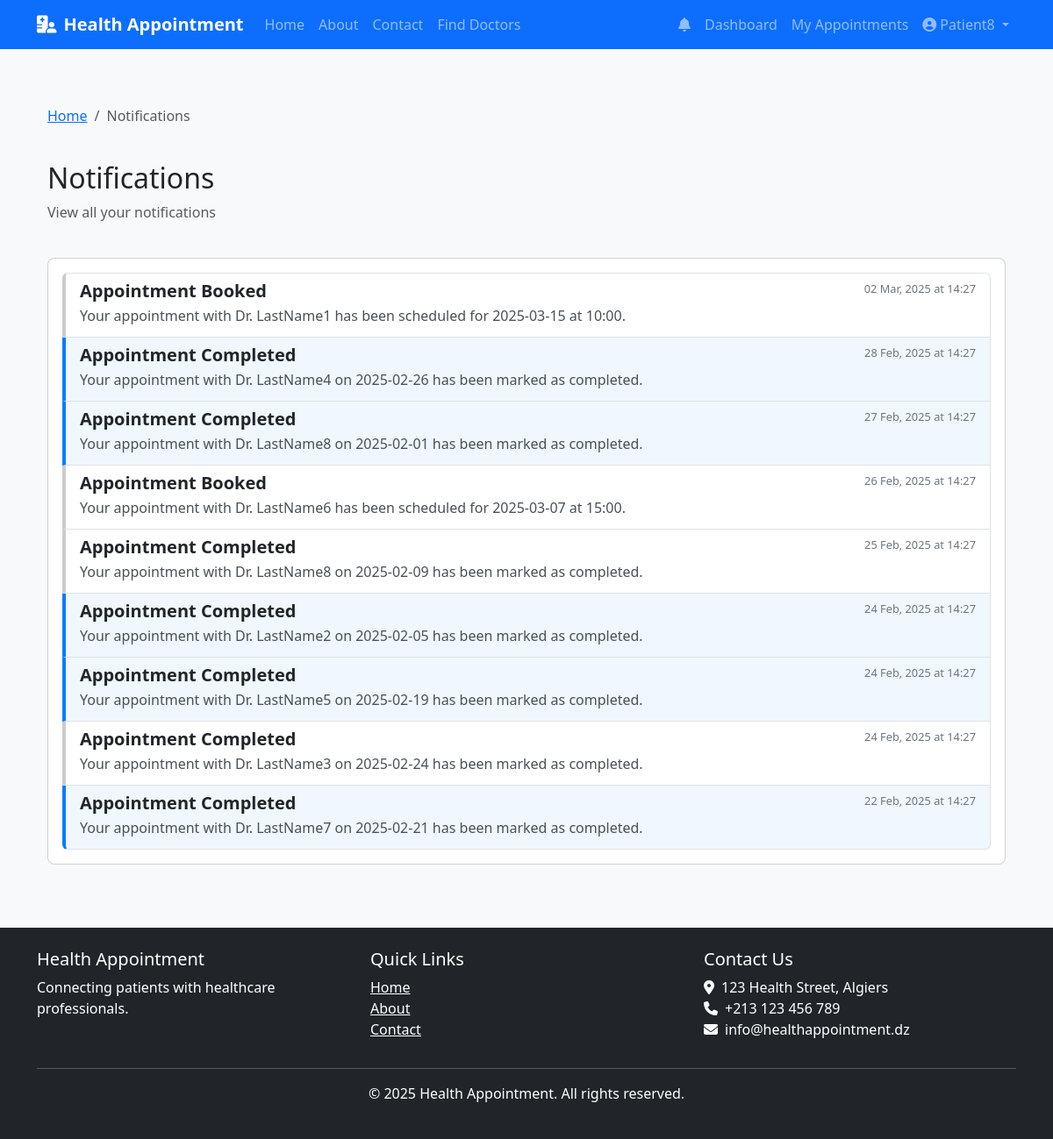
Screenshot of /notifications (signed in) with the database file from the repository.
### models.py (models this page shows, shortened)
class User(db.Model, UserMixin):
    __tablename__ = 'users'
    id = db.Column(db.Integer, primary_key=True)
    email = db.Column(db.String(120), unique=True, nullable=False)
    phone = db.Column(db.String(20), unique=True, nullable=False)
    password_hash = db.Column(db.String(128), nullable=False)
    first_name = db.Column(db.String(50), nullable=False)
    last_name = db.Column(db.String(50), nullable=False)
    user_type = db.Column(db.Enum(UserType), nullable=False)
    is_active = db.Column(db.Boolean, default=False)
    created_at = db.Column(db.DateTime, default=datetime.utcnow)
    updated_at = db.Column(db.DateTime, default=datetime.utcnow, onupdate=datetime.utcnow)
    phone_verified = db.Column(db.Boolean, default=False)
    phone_verification_code = db.Column(db.String(6))
    phone_verification_sent_at = db.Column(db.DateTime)
    email_verified = db.Column(db.Boolean, default=False)
    email_verification_token = db.Column(db.String(100))
    email_verification_sent_at = db.Column(db.DateTime)
    patient = db.relationship('Patient', backref='user', uselist=False, cascade='all, delete-orphan')
    doctor = db.relationship('Doctor', backref='user', uselist=False, cascade='all, delete-orphan')
    notifications = db.relationship('Notification', backref='user', lazy=True, cascade='all, delete-orphan')

class Notification(db.Model):
    __tablename__ = 'notifications'
    id = db.Column(db.Integer, primary_key=True)
    user_id = db.Column(db.Integer, db.ForeignKey('users.id'), nullable=False)
    title = db.Column(db.String(100), nullable=False)
    message = db.Column(db.Text, nullable=False)
    is_read = db.Column(db.Boolean, default=False)
    created_at = db.Column(db.DateTime, default=datetime.utcnow)

### routes.py (the view)
@main.route('/notifications')
@login_required
def notifications():
    user_notifications = Notification.query.filter_by(user_id=current_user.id).order_by(Notification.created_at.desc()).all()
    for notification in user_notifications:
        if not notification.is_read:
            notification.is_read = True
    db.session.commit()
    return render_template('main/notifications.html', notifications=user_notifications)

### app.py (called while the page is built)
@login_manager.user_loader
def load_user(user_id):
    return User.query.get(int(user_id))

def create_app():
    app = Flask(__name__)
    app.config.from_object(get_config())
    app.config['SESSION_COOKIE_NAME'] = f'session_{uuid.uuid4().hex[:8]}'
    os.makedirs(app.config['UPLOAD_FOLDER'], exist_ok=True)
    db.init_app(app)
    login_manager.init_app(app)
    login_manager.login_view = 'auth.login'
    login_manager.login_message_category = 'info'
    mail.init_app(app)
    bcrypt.init_app(app)
    app.register_blueprint(main)
    app.register_blueprint(auth, url_prefix='/auth')
    app.register_blueprint(patient, url_prefix='/patient')
    app.register_blueprint(doctor, url_prefix='/doctor')
    app.register_blueprint(admin, url_prefix='/admin')
    app.register_blueprint(admin_panel)
    @app.context_processor
    def inject_now():
        return {'now': datetime.datetime.now()}
    return app

### templates/main/notifications.html (shortened to what this page needs)
{% extends 'base.html' %}
{% block content %}
<div class="container mt-4">
    <div class="row mb-4">
        <div class="col-md-12">
            <nav aria-label="breadcrumb">
                <ol class="breadcrumb">
                    <li class="breadcrumb-item"><a href="{{ url_for('main.index') }}">Home</a></li>
                    <li class="breadcrumb-item active">Notifications</li>
                </ol>
            </nav>
        </div>
    </div>
    <div class="row mb-4">
        <div class="col-md-12">
            <h2>Notifications</h2>
            <p class="text-muted">View all your notifications</p>
        </div>
    </div>
    <div class="row">
        <div class="col-md-12">
            <div class="card">
                <div class="card-body">
                    {% if notifications %}
                        <div class="list-group">
                            {% for notification in notifications %}
                                <div class="list-group-item notification-item {% if not notification.is_read %}unread{% endif %}">
                                    <div class="d-flex w-100 justify-content-between">
                                        <h5 class="notification-title">{{ notification.title }}</h5>
                                        <small class="notification-time">
                                            {{ notification.created_at.strftime('%d %b, %Y at %H:%M') }}
                                        </small>
                                    </div>
                                    <p class="notification-content mb-1">{{ notification.message }}</p>
                                </div>
                            {% endfor %}
                        </div>
                    {% else %}
                        <div class="empty-state">
                            <i class="far fa-bell"></i>
                            <h4>No Notifications</h4>
                            <p class="text-muted">You don't have any notifications at the moment.</p>
                        </div>
                    {% endif %}
                </div>
            </div>
        </div>
    </div>
</div>
{% endblock %}

### templates/base.html (shortened to what this page needs)
<!DOCTYPE html>
<html lang="en">
<head>
    <link href="https://cdn.jsdelivr.net/npm/bootstrap@5.3.0/dist/css/bootstrap.min.css" rel="stylesheet">
    <link rel="stylesheet" href="https://cdnjs.cloudflare.com/ajax/libs/font-awesome/6.4.0/css/all.min.css">
    <link rel="stylesheet" href="{{ url_for('static', filename='css/style.css') }}">
</head>
<body>
    <nav class="navbar navbar-expand-lg navbar-dark bg-primary">
        <div class="container">
            <a class="navbar-brand" href="{{ url_for('main.index') }}">
                <i class="fas fa-hospital-user me-2"></i>Health Appointment
            </a>
            <div class="collapse navbar-collapse" id="navbarNav">
                <ul class="navbar-nav me-auto">
                    <li class="nav-item">
                        <a class="nav-link" href="{{ url_for('main.index') }}">Home</a>
                    </li>
                    <li class="nav-item">
                        <a class="nav-link" href="{{ url_for('main.about') }}">About</a>
                    </li>
                    <li class="nav-item">
                        <a class="nav-link" href="{{ url_for('main.contact') }}">Contact</a>
                    </li>
                    {% if current_user.is_authenticated %}
                    <li class="nav-item">
                        <a class="nav-link" href="{{ url_for('main.find_doctors') }}">Find Doctors</a>
                    </li>
                    {% endif %}
                </ul>
                <ul class="navbar-nav">
                    {% if current_user.is_authenticated %}
                        <li class="nav-item">
                            <a class="nav-link position-relative" href="{{ url_for('main.notifications') }}">
                                <i class="fas fa-bell"></i>
                            </a>
                        </li>
                        {% if current_user.user_type.value == 'patient' %}
                            <li class="nav-item">
                                <a class="nav-link" href="{{ url_for('patient.dashboard') }}">Dashboard</a>
                            </li>
                            <li class="nav-item">
                                <a class="nav-link" href="{{ url_for('patient.appointments') }}">My Appointments</a>
                            </li>
                        {% endif %}
                        <li class="nav-item dropdown">
                            <a class="nav-link dropdown-toggle" href="#" id="userDropdown" role="button" data-bs-toggle="dropdown">
                                <i class="fas fa-user-circle me-1"></i>{{ current_user.first_name }}
                            </a>
                        </li>
                    {% endif %}
                </ul>
            </div>
        </div>
    </nav>
    <main class="container py-4">
        {% block content %}{% endblock %}
    </main>
    <footer class="bg-dark text-white py-4 mt-5">
        <div class="container">
            <div class="row">
                <div class="col-md-4">
                    <h5>Health Appointment</h5>
                    <p>Connecting patients with healthcare professionals.</p>
                </div>
                <div class="col-md-4">
                    <h5>Quick Links</h5>
                    <ul class="list-unstyled">
                        <li><a href="{{ url_for('main.index') }}" class="text-white">Home</a></li>
                        <li><a href="{{ url_for('main.about') }}" class="text-white">About</a></li>
                        <li><a href="{{ url_for('main.contact') }}" class="text-white">Contact</a></li>
                    </ul>
                </div>
                <div class="col-md-4">
                    <h5>Contact Us</h5>
                    <address>
                        <i class="fas fa-map-marker-alt me-2"></i>123 Health Street, Algiers<br>
                        <i class="fas fa-phone me-2"></i>+213 123 456 789<br>
                        <i class="fas fa-envelope me-2"></i>info@healthappointment.dz
                    </address>
                </div>
            </div>
            <hr>
            <div class="text-center">
                <p>&copy; {{ now.year }} Health Appointment. All rights reserved.</p>
            </div>
        </div>
    </footer>
</body>
</html>

### static/css/style.css (style rules this page uses)
body { font-family: 'Segoe UI', Tahoma, Geneva, Verdana, sans-serif; background-color: #f8f9fa; }
.navbar-brand { font-weight: bold; }
.card { border-radius: 0.5rem; transition: transform 0.3s; }
footer { margin-top: 3rem; }

### templates/main/notifications.html (style rules this page uses)
.notification-item { border-left: 4px solid #ccc; transition: all 0.3s; }
.notification-item.unread { border-left-color: #007bff; background-color: #f0f7ff; }
.notification-time { font-size: 0.8rem; color: #6c757d; }
.notification-title { font-weight: 600; margin-bottom: 0.25rem; }
.notification-content { color: #495057; }

### rows the page displays
User: first_name "Patient8"
Notification: title "Appointment Booked", created_at "02 Mar, 2025 at 14:27", message "Your appointment with Dr. LastName1 has been scheduled for 2025-03-15 at 10:00."
Notification: title "Appointment Completed", created_at "28 Feb, 2025 at 14:27", message "Your appointment with Dr. LastName4 on 2025-02-26 has been marked as completed."
Notification: title "Appointment Completed", created_at "27 Feb, 2025 at 14:27", message "Your appointment with Dr. LastName8 on 2025-02-01 has been marked as completed."
Notification: title "Appointment Booked", created_at "26 Feb, 2025 at 14:27", message "Your appointment with Dr. LastName6 has been scheduled for 2025-03-07 at 15:00."
Notification: title "Appointment Completed", created_at "25 Feb, 2025 at 14:27", message "Your appointment with Dr. LastName8 on 2025-02-09 has been marked as completed."
Notification: title "Appointment Completed", created_at "24 Feb, 2025 at 14:27", message "Your appointment with Dr. LastName2 on 2025-02-05 has been marked as completed."
Notification: title "Appointment Completed", created_at "24 Feb, 2025 at 14:27", message "Your appointment with Dr. LastName5 on 2025-02-19 has been marked as completed."
Notification: title "Appointment Completed", created_at "24 Feb, 2025 at 14:27", message "Your appointment with Dr. LastName3 on 2025-02-24 has been marked as completed."
Notification: title "Appointment Completed", created_at "22 Feb, 2025 at 14:27", message "Your appointment with Dr. LastName7 on 2025-02-21 has been marked as completed."
